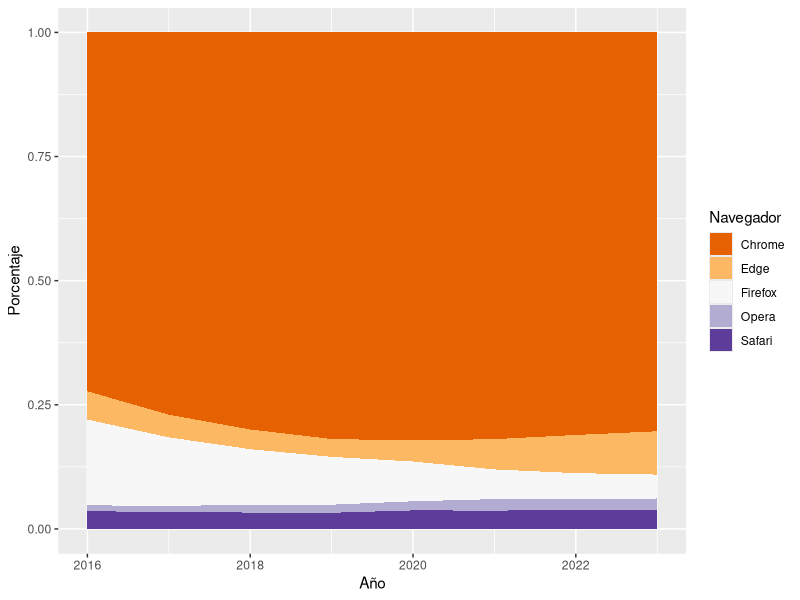
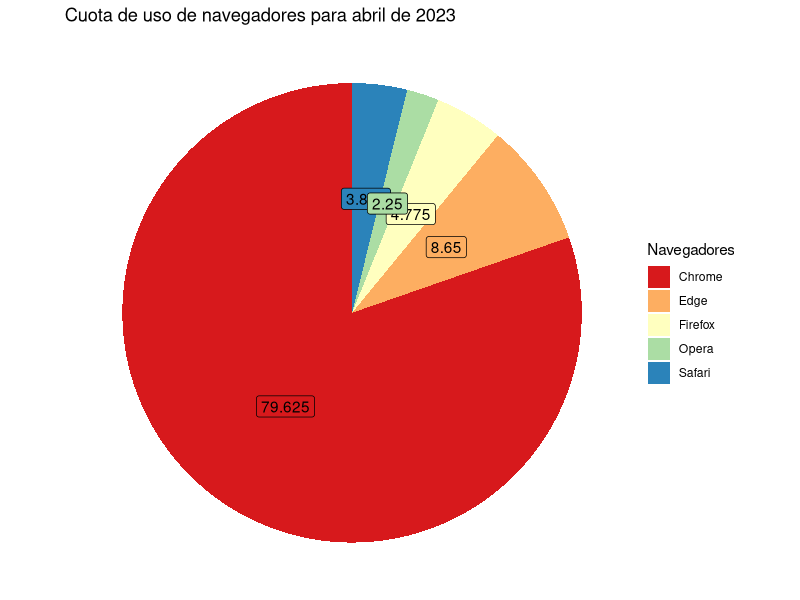
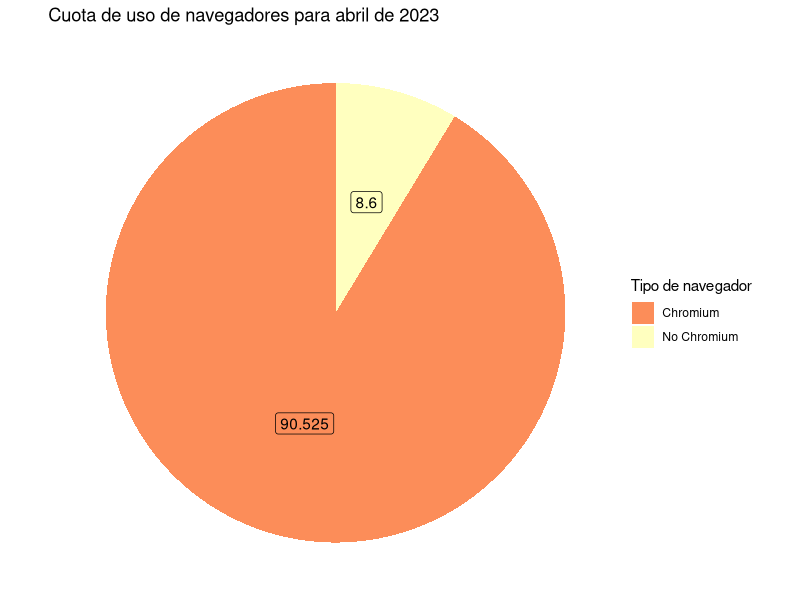

Recreate these plots in R, in order.
#Instalacion y carga de librerias

install.packages("tidyverse")
install.packages("lubridate")
install.packages("hms")
install.packages("ggrepel")

library(tidyverse)
library(lubridate)
library(hms)
library(RColorBrewer)
library(ggrepel)

#Lectura y limpieza de datos

print(read.csv("browser_stats.csv"))
str(read.csv("browser_stats.csv"))

navegadores_df <- read.csv("browser_stats.csv") %>% 
  mutate(Date=dmy(Date),
         Año=year(Date)) %>%
  select(Año,Chrome,Edge,Firefox,Safari,Opera) #formateo de fecha y columna agregada para el año

navegadores_df_anual <- navegadores_df %>%
  group_by(Año) %>%
  summarise_at(vars(Chrome, Edge, Firefox, Safari, Opera), list(mean)) #promedios agrupados por año

navegadores_df_anual_pivot <- navegadores_df_anual %>% 
  pivot_longer(cols = !Año) %>% 
  rename(Navegador = name, Porcentaje = value) #pivot de la tabla para grafica de areas

ggplot(navegadores_df_anual_pivot, aes(x=Año,y=Porcentaje,fill=Navegador)) +
  geom_area(position = "fill") +
  scale_fill_brewer(palette = "PuOr") #grafica de areas

#Estadísticas al 2023

navegadores_df_23 <- navegadores_df %>% 
  filter(Año == 2023) %>% 
  group_by(Año) %>%
  summarise_at(vars(Chrome, Edge, Firefox, Safari, Opera), list(mean)) %>% 
  pivot_longer(cols = !Año) %>% 
  rename(Navegadores=name,Porcentaje=value) %>% 
  mutate(Porcentaje=Porcentaje*100) #filtrado de los datos al 2023

#Graficas de torta ggplot

bp <- ggplot(navegadores_df_23, aes(x="", y=Porcentaje, fill=Navegadores))+
  geom_bar(width = 1, stat = "identity") #grafica de barras para un grafico de torta

pie <- bp + coord_polar("y", start=0) #grafico de torta

pie + scale_fill_brewer(palette="Spectral") +
  theme(axis.text.x = element_blank()) +
  theme_void() +
  labs(title="Cuota de uso de navegadores para abril de 2023") +
  geom_label(aes(label = Porcentaje),
             position = position_stack(vjust = 0.5),
             show.legend = FALSE) #estilizacion del grafico

#Navegadores Chromium versus no Chromium 2023

chr_v_nchr <- navegadores_df_23 %>% 
  mutate(isChromium = case_when(
    endsWith(Navegadores, "Chrome") ~ "Chromium",
    endsWith(Navegadores, "Edge") ~ "Chromium",
    endsWith(Navegadores, "Opera") ~ "Chromium",
    endsWith(Navegadores, "Firefox") ~ "No Chromium",
    endsWith(Navegadores, "Safari") ~ "No Chromium"
  )) %>% 
  mutate(isChromium=as.factor(isChromium))

chr_T <- chr_v_nchr %>%
  group_by(isChromium) %>%
  summarise(Freq = sum(Porcentaje))

#graficas

bp2 <- ggplot(chr_T, aes(x="", y=Freq, fill=isChromium))+
  geom_bar(width = 1, stat = "identity")

pie2 <- bp2 + coord_polar("y", start=0) #grafico de torta

pie2 + scale_fill_brewer(palette="Spectral") +
  theme(axis.text.x = element_blank()) +
  theme_void() +
  labs(title="Cuota de uso de navegadores para abril de 2023", fill = "Tipo de navegador") +
  geom_label(aes(label = Freq),
             position = position_stack(vjust = 0.5),
             show.legend = FALSE)
